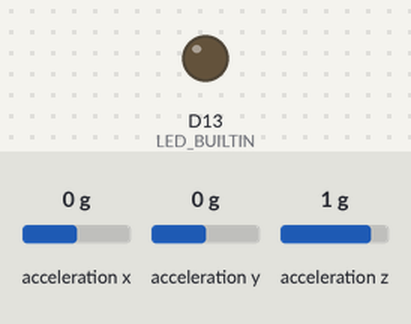
Bench run of a sketch on a simulated Arduino Nano 33 BLE. Parts: output pins drawn as LEDs (lit = HIGH). Inputs (shaded band) come from the test bench; at power-on: acceleration x 0 g, acceleration y 0 g, acceleration z 1 g. Nothing arrives over Bluetooth unless stated; a phone connects over Bluetooth LE 3 s after start; what the sketch prints to the serial monitor is not drawn.

Above: at 0.1 s.
At 3.1 s:
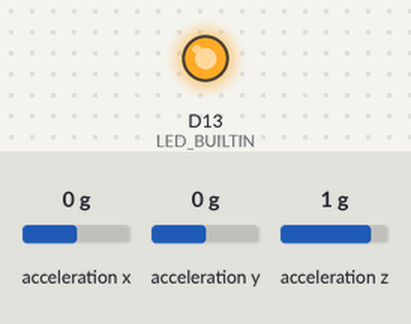
Timing chart, 0 to 4.6 s (numbered marks = the images above):
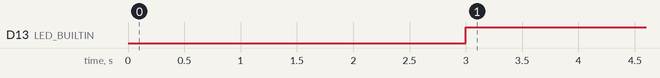

The sketch:

counting_with_BLE.ino
```cpp
#include <ArduinoBLE.h>
#include <Arduino_LSM9DS1.h>
#include <cmath>
#define N 30
int count;
const float xOffset = -0.000151;//해당값만큼 더해져서 측정이 됨
const float yOffset = -0.027868;//Offset만큼 다시 빼줘야함
const float zOffset = -0.023135;

float aa, a;//가속도제곱, 가속도
float avg_acc, prev_acc[N]; //평균 가속도

// BLE 서비스와 정보를 담을 BLE Characteristic 3개
BLEService sensorService("369f109d-f77e-48f4-8f36-8ec381c6abf2");
BLEStringCharacteristic xSensorLevel("30429e6d-c93f-411d-b35c-381b95f64aba", BLERead | BLENotify, 15);
BLEStringCharacteristic ySensorLevel("de137a85-4c76-4b5a-b70d-a9267ef94774", BLERead | BLENotify, 15);
BLEStringCharacteristic zSensorLevel("66e17cea-0395-4646-9c65-bf6af45eb37f", BLERead | BLENotify, 15);
BLEStringCharacteristic printPhase("921a82c4-02cc-4665-acc5-a979ace621f2", BLERead | BLENotify, 15);
BLEStringCharacteristic printCount("52923a50-8dcc-4452-a92b-d3245c7f6652", BLERead | BLENotify, 15);

void setup() {
  Serial.begin(9600);
  // while (!Serial); //실제 구동시엔 주석처리 - 시리얼이 연결될때만 실행되도록 하기 때문
  Serial.println("Started");

  if (!IMU.begin()) {
    Serial.println("Failed to initialize IMU!");
    while (1);
  }

  //BLE 부분-------------------------
  pinMode(LED_BUILTIN, OUTPUT);
  if(!BLE.begin()) {
    Serial.println("starting BLE failed!");
    while(1);
  }

  BLE.setLocalName("불나방");
  BLE.setAdvertisedService(sensorService);
  // sensorService.addCharacteristic(xSensorLevel);
  // sensorService.addCharacteristic(ySensorLevel);
  // sensorService.addCharacteristic(zSensorLevel);
  sensorService.addCharacteristic(printCount);
  sensorService.addCharacteristic(printPhase);
  BLE.addService(sensorService);

  BLE.advertise();
  Serial.println("Bluetooth device active, waiting for connections...");

  // --------------------------------


  Serial.print("Accelerometer sample rate = ");
  Serial.print(IMU.accelerationSampleRate());
  Serial.println(" Hz");
  Serial.println();

  //calibrateAccelOffsets(); // 초기 가속도 보정
  count = 0;
  avg_acc = 1;
  for(int i=0;i<N;i++) prev_acc[i] = 1;
}

int timing = 0;
int phase; // phase[0,1,2] : [시작전, 상승동작, 최고점 도달]

void loop() {

  //BLE 연결
  BLEDevice central = BLE.central();
  if(central) {
    Serial.print("Connected to central: ");
    count = 0;
    Serial.println(central.address());
    digitalWrite(LED_BUILTIN, HIGH);

    while(central.connected()) {
      updateCount();
    }

    digitalWrite(LED_BUILTIN, LOW);
    Serial.print("Disconnected from central: ");
    Serial.println(central.address());
  }
}

void updateCount() {
  float x, y, z;

  if (IMU.accelerationAvailable()) {
    IMU.readAcceleration(x, y, z);
    x -= xOffset;
    y -= yOffset;
    z -= zOffset;

    a = sqrt(x*x + y*y + z*z);
    aa = x*x + y*y + z*z;

    avg_acc = 0; //최근 N틱(10틱 = 0.2초)동안의 평균 가속도 크기
    for(int i=0;i<N-1;i++){
      avg_acc += prev_acc[i];
      prev_acc[i] = prev_acc[i+1];
    }
    prev_acc[N-1] = a;
    avg_acc += prev_acc[N-1];

    avg_acc /= N;
    avg_acc *= avg_acc;


    switch(phase){
      case 0://덤벨 들어올리기 전
        if(timing >= 25 && avg_acc > 1.5){ //위로 들어올림을 감지시
          phase = 1;
          timing = 0;
        }
        break;
      case 1://덤벨 들어올리고 있는 상태
        if(timing >= 15 && avg_acc <= 0.8){
          phase = 2;
          timing = 0;
        }
        break;
      case 2://내리고 있는 중
        if(timing >= 12 && avg_acc > 1.3) { //덤벨 내리다가 가속도감지(=최저점에서 정지)
          phase = 0;
          timing = 0;
          count++;
          // printPhase.writeValue(String(phase));
          printCount.writeValue(String(count));
        }
      }

      if(timing >= 100) phase = 0; //한 자세로 오래 있으면 오류로 간주 -> 시작 전으로 이동
    // Serial.print(x,6);
    // Serial.print('\t');
    // Serial.print(y,6);
    // Serial.print('\t');
    // Serial.print(z,6);
    // Serial.print('\t');
    //Serial.print(timing);
    //Serial.print('\t');

    Serial.print("count: ");
    Serial.print(count);
    Serial.print('\t');
    Serial.print("phase: ");
    Serial.print(phase);
    Serial.print("\t");
    Serial.print("acc^2: ");
    Serial.print(aa,6);
    Serial.print("\t\t");
    Serial.print("filtered_acc^2: ");
    Serial.print(avg_acc,6);
    Serial.print('\t');
    Serial.println();

  }
  delay(5);
   ++timing;


  // String phaseMessage = "Phase : " + String(phase);
  // String countMessage = "Count : " + String(count);

  // printPhase.writeValue(phaseMessage);
  // printCount.writeValue(countMessage);
}

// 가속도계의 오프셋 보정
/*
void calibrateAccelOffsets() {
  float sumX, sumY, sumZ, accelX, accelY, accelZ;
  sumX = sumY = sumZ = accelX = accelY = accelZ = 0;

  int numSamples = 1000; // 샘플링 횟수
  for (int i = 0; i < numSamples; i++) {
    if(IMU.accelerationAvailable()){
      IMU.readAcceleration(accelX, accelY, accelZ);
      sumX += accelX;
      sumY += accelY;
      sumZ += accelZ;
    }
    delay(10);
  }
   xOffset = sumX / numSamples;
   yOffset = sumY / numSamples;
   zOffset = sumZ / numSamples;
}
*/
```

Measured:
- by itself, D13 (LED_BUILTIN): LOW → HIGH at 3.0 s
